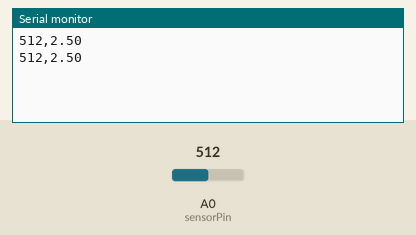
The sketch below on a simulated Arduino Uno, built with avr-gcc and run on an emulated ATmega328P. Shown: the last lines printed to the serial monitor. The test bench sets the inputs (shaded band); at power-on: A0 (sensorPin) = 512.

Above: at 1.8 s.
1.9 s: A0 (sensorPin) set to 716
At 2.8 s:
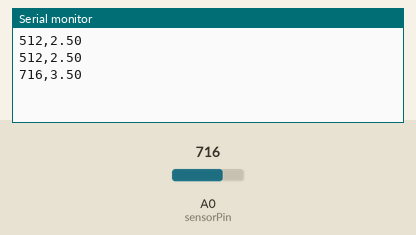
3.4 s: A0 (sensorPin) set to 900
At 4.5 s:
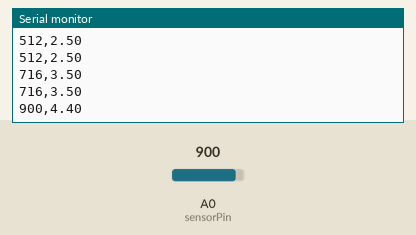
Timing chart, 0 to 6.4 s (numbered marks = the images above; inputs shaded):
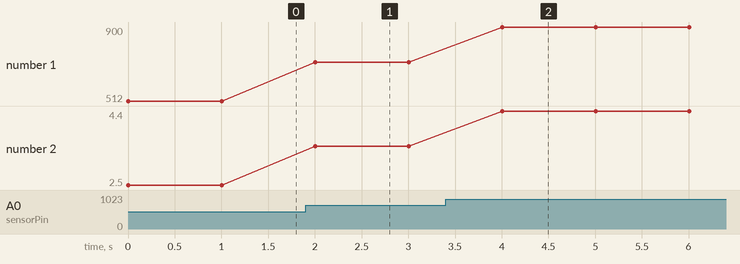

The sketch:

arduino_sensor.ino
```cpp
/*
  Arduino sketch to read sensor data and send it via serial.
  Modify the sensor pin and reading code as needed for your specific sensor.
*/

const int sensorPin = A0;  // Analog input pin for sensor

void setup() {
  Serial.begin(9600);
}

void loop() {
  int sensorValue = analogRead(sensorPin);
  float voltage = sensorValue * (5.0 / 1023.0);

  // Send sensor value and voltage over serial in CSV format
  Serial.print(sensorValue);
  Serial.print(",");
  Serial.println(voltage);

  delay(1000);  // Send data every 1 second
}
```

Measured:
- after the input at 1.9 s, the serial monitor: prints a new line after 0.10 s (image 1)
- after the input at 3.4 s, the serial monitor: prints a new line after 0.60 s (image 2)
- plotted number 1: 512 → 716 after the input at 1.9 s, 716 → 900 after the input at 3.4 s
- plotted number 2: 2.5 → 3.5 after the input at 1.9 s, 3.5 → 4.4 after the input at 3.4 s
